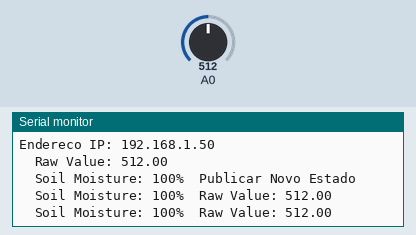
This sketch was run on a simulated ESP8266 (NodeMCU). Shown: the last lines printed to the serial monitor. Inputs (shaded band) come from the test bench; at power-on: A0 = 512. WiFi joins after 1.5 s; servers stay silent unless stated.

Above: at 2.8 s.
2.9 s: A0 set to 716
At 3.16 s:
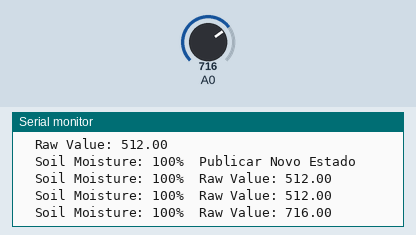
4.4 s: A0 set to 900
At 4.76 s:
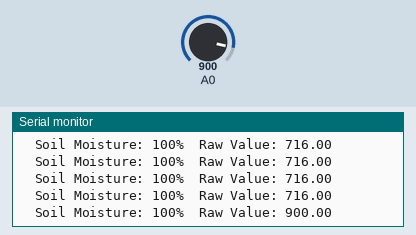
Timing chart, 0 to 7.4 s (numbered marks = the images above; inputs shaded):
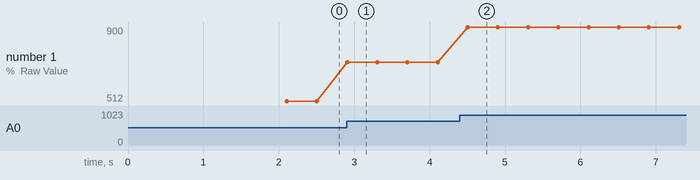

Measured:
- after the input at 2.9 s, the serial monitor: prints a new line at once (image 1)
- after the input at 4.4 s, the serial monitor: prints a new line after 0.11 s (image 2)
- plotted number 1: 512 → 716 after the input at 2.9 s, 716 → 900 after the input at 4.4 s

The sketch:

arduino.ino
```cpp
#include <ArduinoJson.h>
#include <ESP8266WiFi.h>
#include <WiFiClient.h>
#include <FirebaseArduino.h>
#include <Ticker.h>

// Configuration variables
#define WIFI_SSID "WIFI_SSID"
#define WIFI_PASSWORD "WIFI_PASSWORD"

#define FIREBASE_HOST "FIREBASE_HOST"
#define FIREBASE_AUTH "FIREBASE_AUTH"

// Definition of output pins, sensor type and interval time for publishing sensor readings
#define SENSOR_PIN 0 // A0
#define PUBLISH_INTERVAL 1000*60*2 // Publicar a cada 2 minutos

// Constants
const int VAL_HIGH = 1024; // DRY
const int VAL_LOW = 800; // WET

// Creation of objects for the sensor and ticker and definition of the variable to control data publication
Ticker ticker;
bool publishNewState = true;

// Function to control data publication in the Firebase database
void publish(){
  publishNewState = true;
}

// Soil sensor capture starts
void setupPins() {
  Serial.begin(115200);
  pinMode(SENSOR_PIN, INPUT);
}

void setupWifi(){
  WiFi.mode(WIFI_STA);
  WiFi.begin(WIFI_SSID, WIFI_PASSWORD);
  Serial.print("Conectando");
  while (WiFi.status() != WL_CONNECTED) {
    Serial.print(".");
    delay(500);
  }

  Serial.print("Conectado na rede: ");
  Serial.println(WIFI_SSID);
  Serial.print("Endereco IP: ");
  Serial.println(WiFi.localIP());
}

void setupFirebase(){
  Firebase.begin(FIREBASE_HOST, FIREBASE_AUTH);
  if (Firebase.failed()) Serial.println(Firebase.error());
  Firebase.setInt("umidade", 0);
}

void setup() {
  Serial.begin(115200);

  setupPins();
  setupWifi();
  setupFirebase();

  // Register the ticker to publish from time to time
  ticker.attach_ms(PUBLISH_INTERVAL, publish);
}

void loop() {
  // To DEBUG
  float valorADC = analogRead(SENSOR_PIN);
  Serial.print("\tRaw Value: ");
  Serial.print(valorADC);
  Serial.println(" ");
  int res = (((valorADC - VAL_LOW) * 100) / (VAL_HIGH - VAL_LOW));
  int fim = 100 - res;

  if(fim >= 100) fim = 100;
  if(fim <= 0) fim = 0;

  if(!isnan(fim)){
    delay(300);
    Serial.print("\tSoil Moisture: ");
    Serial.print(fim);
    Serial.print("%");
  }

  // Conditional for publication control according to the defined publication interval
  if(publishNewState) {
    Serial.println("\tPublicar Novo Estado");

    // Checking if value is valid
    if(!isnan(fim)) {
      // Publishing data to the Firebase database and displaying the data via serial
      Firebase.pushInt("umidade", fim);
      Serial.print("\tSoil Moisture: ");
      Serial.print(fim);
      Serial.print("%");

      publishNewState = false;
    } else {
      Serial.println("Error capturing moisture!");
      Serial.println("Error when trying to send data to Firebase");
    }
  }

  delay(100);
}
```
